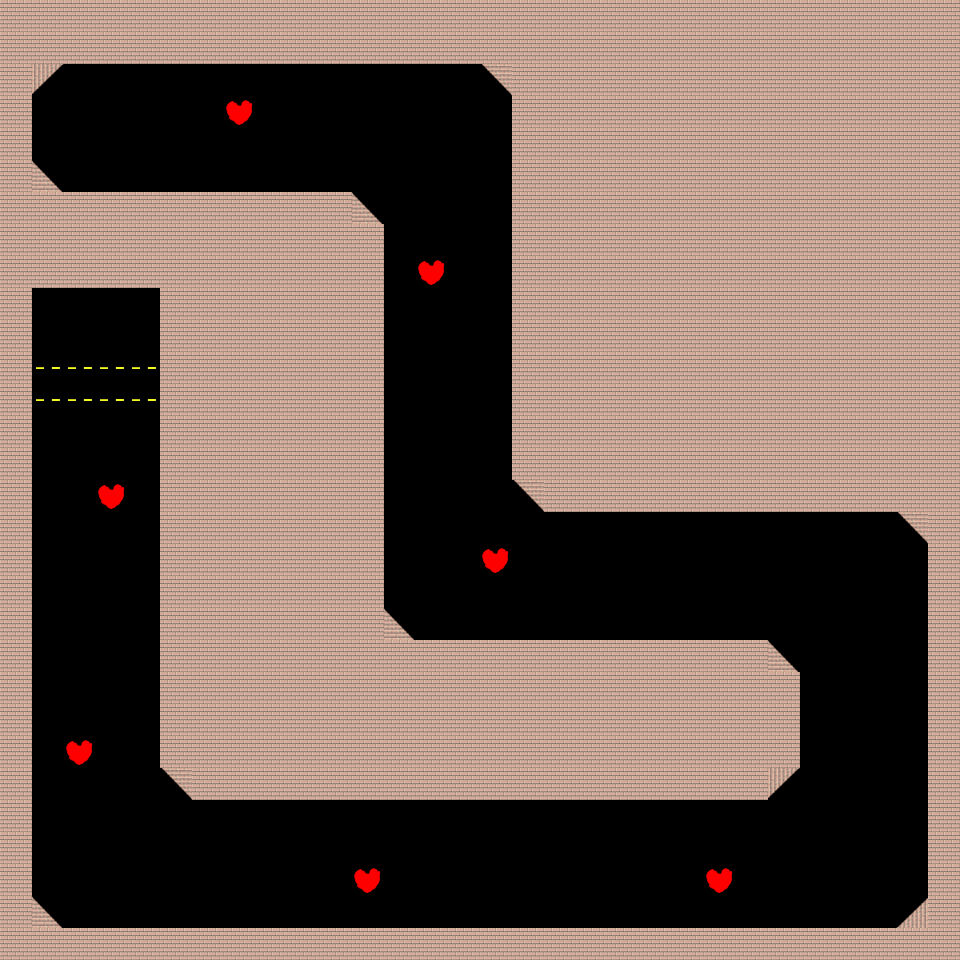

This game map was drawn from its Tiled (.tmx) file and the tilesets committed beside it. A one-line description and the full map source follow:
An orthogonal 30x30 tile map with 32x32 px tiles, 2 tile layers (bgLayer, forLayer) and 1 object (player).

<map version="1.0" tiledversion="1.0.3" orientation="orthogonal" renderorder="right-down" width="30" height="30" tilewidth="32" tileheight="32" nextobjectid="7">
 <properties>
  <property name="time" type="int" value="50" />
 </properties>
 <tileset firstgid="1" source="map.tsx" />
 <layer name="bgLayer" width="30" height="30">
  <data encoding="csv">
1,1,1,1,1,1,1,1,1,1,1,1,1,1,1,1,1,1,1,1,1,1,1,1,1,1,1,1,1,1,
1,1,1,1,1,1,1,1,1,1,1,1,1,1,1,1,1,1,1,1,1,1,1,1,1,1,1,1,1,1,
1,2,0,0,0,0,0,0,0,0,0,0,0,0,0,3,1,1,1,1,1,1,1,1,1,1,1,1,1,1,
1,0,0,0,0,0,0,0,0,0,0,0,0,0,0,0,1,1,1,1,1,1,1,1,1,1,1,1,1,1,
1,0,0,0,0,0,0,0,0,0,0,0,0,0,0,0,1,1,1,1,1,1,1,1,1,1,1,1,1,1,
1,4,0,0,0,0,0,0,0,0,0,0,0,0,0,0,1,1,1,1,1,1,1,1,1,1,1,1,1,1,
1,1,1,1,1,1,1,1,1,1,1,4,0,0,0,0,1,1,1,1,1,1,1,1,1,1,1,1,1,1,
1,1,1,1,1,1,1,1,1,1,1,1,0,0,0,0,1,1,1,1,1,1,1,1,1,1,1,1,1,1,
1,1,1,1,1,1,1,1,1,1,1,1,0,0,0,0,1,1,1,1,1,1,1,1,1,1,1,1,1,1,
1,0,0,0,0,1,1,1,1,1,1,1,0,0,0,0,1,1,1,1,1,1,1,1,1,1,1,1,1,1,
1,0,0,0,0,1,1,1,1,1,1,1,0,0,0,0,1,1,1,1,1,1,1,1,1,1,1,1,1,1,
1,0,0,0,0,1,1,1,1,1,1,1,0,0,0,0,1,1,1,1,1,1,1,1,1,1,1,1,1,1,
1,0,0,0,0,1,1,1,1,1,1,1,0,0,0,0,1,1,1,1,1,1,1,1,1,1,1,1,1,1,
1,0,0,0,0,1,1,1,1,1,1,1,0,0,0,0,1,1,1,1,1,1,1,1,1,1,1,1,1,1,
1,0,0,0,0,1,1,1,1,1,1,1,0,0,0,0,1,1,1,1,1,1,1,1,1,1,1,1,1,1,
1,0,0,0,0,1,1,1,1,1,1,1,0,0,0,0,3,1,1,1,1,1,1,1,1,1,1,1,1,1,
1,0,0,0,0,1,1,1,1,1,1,1,0,0,0,0,0,0,0,0,0,0,0,0,0,0,0,0,3,1,
1,0,0,0,0,1,1,1,1,1,1,1,0,0,0,0,0,0,0,0,0,0,0,0,0,0,0,0,0,1,
1,0,0,0,0,1,1,1,1,1,1,1,0,0,0,0,0,0,0,0,0,0,0,0,0,0,0,0,0,1,
1,0,0,0,0,1,1,1,1,1,1,1,4,0,0,0,0,0,0,0,0,0,0,0,0,0,0,0,0,1,
1,0,0,0,0,1,1,1,1,1,1,1,1,1,1,1,1,1,1,1,1,1,1,1,4,0,0,0,0,1,
1,0,0,0,0,1,1,1,1,1,1,1,1,1,1,1,1,1,1,1,1,1,1,1,1,0,0,0,0,1,
1,0,0,0,0,1,1,1,1,1,1,1,1,1,1,1,1,1,1,1,1,1,1,1,1,0,0,0,0,1,
1,0,0,0,0,1,1,1,1,1,1,1,1,1,1,1,1,1,1,1,1,1,1,1,1,0,0,0,0,1,
1,0,0,0,0,3,1,1,1,1,1,1,1,1,1,1,1,1,1,1,1,1,1,1,2,0,0,0,0,1,
1,0,0,0,0,0,0,0,0,0,0,0,0,0,0,0,0,0,0,0,0,0,0,0,0,0,0,0,0,1,
1,0,0,0,0,0,0,0,0,0,0,0,0,0,0,0,0,0,0,0,0,0,0,0,0,0,0,0,0,1,
1,0,0,0,0,0,0,0,0,0,0,0,0,0,0,0,0,0,0,0,0,0,0,0,0,0,0,0,0,1,
1,4,0,0,0,0,0,0,0,0,0,0,0,0,0,0,0,0,0,0,0,0,0,0,0,0,0,0,5,1,
1,1,1,1,1,1,1,1,1,1,1,1,1,1,1,1,1,1,1,1,1,1,1,1,1,1,1,1,1,1
</data>
 </layer>
 <layer name="forLayer" width="30" height="30">
  <data encoding="csv">
0,0,0,0,0,0,0,0,0,0,0,0,0,0,0,0,0,0,0,0,0,0,0,0,0,0,0,0,0,0,
0,0,0,0,0,0,0,0,0,0,0,0,0,0,0,0,0,0,0,0,0,0,0,0,0,0,0,0,0,0,
0,0,0,0,0,0,0,0,0,0,0,0,0,0,0,0,0,0,0,0,0,0,0,0,0,0,0,0,0,0,
0,0,0,0,0,0,0,8,0,0,0,0,0,0,0,0,0,0,0,0,0,0,0,0,0,0,0,0,0,0,
0,0,0,0,0,0,0,0,0,0,0,0,0,0,0,0,0,0,0,0,0,0,0,0,0,0,0,0,0,0,
0,0,0,0,0,0,0,0,0,0,0,0,0,0,0,0,0,0,0,0,0,0,0,0,0,0,0,0,0,0,
0,0,0,0,0,0,0,0,0,0,0,0,0,0,0,0,0,0,0,0,0,0,0,0,0,0,0,0,0,0,
0,0,0,0,0,0,0,0,0,0,0,0,0,0,0,0,0,0,0,0,0,0,0,0,0,0,0,0,0,0,
0,0,0,0,0,0,0,0,0,0,0,0,0,8,0,0,0,0,0,0,0,0,0,0,0,0,0,0,0,0,
0,0,0,0,0,0,0,0,0,0,0,0,0,0,0,0,0,0,0,0,0,0,0,0,0,0,0,0,0,0,
0,0,0,0,0,0,0,0,0,0,0,0,0,0,0,0,0,0,0,0,0,0,0,0,0,0,0,0,0,0,
0,6,6,6,6,0,0,0,0,0,0,0,0,0,0,0,0,0,0,0,0,0,0,0,0,0,0,0,0,0,
0,6,6,6,6,0,0,0,0,0,0,0,0,0,0,0,0,0,0,0,0,0,0,0,0,0,0,0,0,0,
0,0,0,0,0,0,0,0,0,0,0,0,0,0,0,0,0,0,0,0,0,0,0,0,0,0,0,0,0,0,
0,0,0,0,0,0,0,0,0,0,0,0,0,0,0,0,0,0,0,0,0,0,0,0,0,0,0,0,0,0,
0,0,0,8,0,0,0,0,0,0,0,0,0,0,0,0,0,0,0,0,0,0,0,0,0,0,0,0,0,0,
0,0,0,0,0,0,0,0,0,0,0,0,0,0,0,0,0,0,0,0,0,0,0,0,0,0,0,0,0,0,
0,0,0,0,0,0,0,0,0,0,0,0,0,0,0,8,0,0,0,0,0,0,0,0,0,0,0,0,0,0,
0,0,0,0,0,0,0,0,0,0,0,0,0,0,0,0,0,0,0,0,0,0,0,0,0,0,0,0,0,0,
0,0,0,0,0,0,0,0,0,0,0,0,0,0,0,0,0,0,0,0,0,0,0,0,0,0,0,0,0,0,
0,0,0,0,0,0,0,0,0,0,0,0,0,0,0,0,0,0,0,0,0,0,0,0,0,0,0,0,0,0,
0,0,0,0,0,0,0,0,0,0,0,0,0,0,0,0,0,0,0,0,0,0,0,0,0,0,0,0,0,0,
0,0,0,0,0,0,0,0,0,0,0,0,0,0,0,0,0,0,0,0,0,0,0,0,0,0,0,0,0,0,
0,0,8,0,0,0,0,0,0,0,0,0,0,0,0,0,0,0,0,0,0,0,0,0,0,0,0,0,0,0,
0,0,0,0,0,0,0,0,0,0,0,0,0,0,0,0,0,0,0,0,0,0,0,0,0,0,0,0,0,0,
0,0,0,0,0,0,0,0,0,0,0,0,0,0,0,0,0,0,0,0,0,0,0,0,0,0,0,0,0,0,
0,0,0,0,0,0,0,0,0,0,0,0,0,0,0,0,0,0,0,0,0,0,0,0,0,0,0,0,0,0,
0,0,0,0,0,0,0,0,0,0,0,8,0,0,0,0,0,0,0,0,0,0,8,0,0,0,0,0,0,0,
0,0,0,0,0,0,0,0,0,0,0,0,0,0,0,0,0,0,0,0,0,0,0,0,0,0,0,0,0,0,
0,0,0,0,0,0,0,0,0,0,0,0,0,0,0,0,0,0,0,0,0,0,0,0,0,0,0,0,0,0
</data>
 </layer>
 <objectgroup name="objLayer">
  <object id="1" name="player" x="79.6667" y="128.667" width="32" height="32" rotation="-90" />
 </objectgroup>
</map>